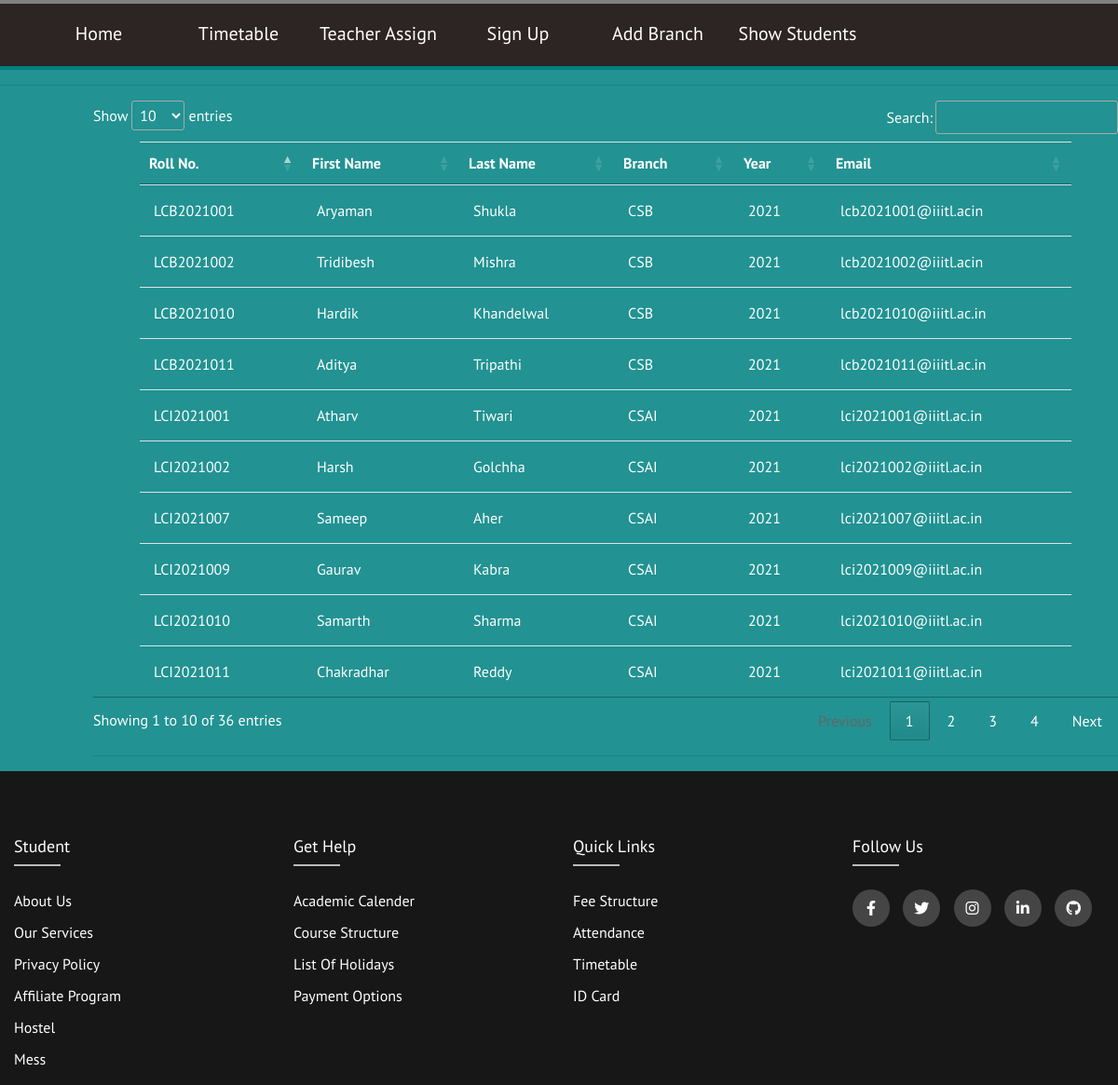
The page /admin/show_students on the database its author committed.
### app/models.py (models this page shows)
class Student(db.Model, UserMixin):
    id = db.Column(db.Integer, primary_key=True)
    email = db.Column(db.String(30), unique=True)
    rollno = db.Column(db.String(30))
    fname = db.Column(db.String(30))
    lname = db.Column(db.String(30))
    branch = db.Column(db.String(4), db.ForeignKey('branch.branch'))
    year = db.Column(db.Integer)
    password = db.Column(db.String(30))
    role = db.Column(db.String(30), default='student')

### app/admin.py (the view)
@admin.route('/admin/show_students', methods = ['POST', 'GET'])
def show_students():
    studs = Student.query.all()
    return render_template('Student_Database.html', studs = studs)

### app/templates/Student_Database.html (shortened to what this page needs)
<!DOCTYPE html>
<html lang="en">
  <head>
    <link
    rel="stylesheet"
    href="https://cdn.jsdelivr.net/npm/bootstrap@4.4.1/dist/css/bootstrap.min.css"
  />
  <link rel="stylesheet" href="/static/footer.css" />
  <link rel="stylesheet" href="/static/student_profile.css" />
  <link
    rel="stylesheet"
    href="https://cdnjs.cloudflare.com/ajax/libs/font-awesome/6.1.1/css/all.min.css"
  />
    <link
      rel="stylesheet"
      type="text/css"
      href="https://cdn.datatables.net/1.12.1/css/jquery.dataTables.css"
    />
    <link rel="stylesheet" href="/static/Student_Database.css" />
  </head>
  <body>
    <nav class="navbar-dark navbar-expand-lg navbar">
      <div class="container-fluid navb-links-container">
        <div class="collapse navbar-collapse" id="navbarSupportedContent">
          <ul class="navbar-nav me-auto mb-2 mb-lg-0">
            <li class="nav-item">
              <a href="/"><button class="styled-button">Home</button></a>
            </li>
            <li class="nav-item">
              <a href="/admin/timetable"
                ><button class="styled-button">Timetable</button></a
              >
            </li>
            <li class="nav-item">
              <a href="/admin/teacher_assign"
                ><button class="styled-button">Teacher Assign</button></a
              >
            </li>
            <li class="nav-item">
              <a href="/signup"
                ><button class="styled-button">Sign Up</button></a
              >
            </li>
            <li class="nav-item">
              <a href="/admin/branch"
                ><button class="styled-button">Add Branch</button></a
              >
            </li>
            <li class="nav-item">
              <a href="/admin/show_students"
                ><button class="styled-button">Show Students</button></a
              >
            </li>
          </ul>
        </div>
      </div>
    </nav>
    <hr />
    <div class="tbl">
      <table class="table" id="student_database">
        <thead>
          <tr>
            <th>Roll No.</th>
            <th>First Name</th>
            <th>Last Name</th>
            <th>Branch</th>
            <th>Year</th>
            <th>Email</th>
          </tr>
        </thead>
        <tbody>
          {%for i in studs%}
          <tr>
            <td>{{i.rollno}}</td>
            <td>{{i.fname}}</td>
            <td>{{i.lname}}</td>
            <td>{{i.branch}}</td>
            <td>{{i.year}}</td>
            <td>{{i.email}}</td>
          </tr>
          {%endfor%}
        </tbody>
      </table>
      <hr />
    </div>
    <div class="tst">
      <footer class="footer">
        <div class="containner">
          <div class="row">
            <div class="footer-col col-3">
              <h4>Student</h4>
              <ul>
                <li><a href="#">About Us</a></li>
                <li><a href="#">Our Services</a></li>
                <li><a href="#">Privacy Policy</a></li>
                <li><a href="#">Affiliate Program</a></li>
                <li><a href="#">Hostel</a></li>
                <li><a href="#">Mess</a></li>
              </ul>
            </div>
            <div class="footer-col col-3">
              <h4>Get Help</h4>
              <ul>
                <li><a href="#">Academic Calender</a></li>
                <li><a href="#">Course Structure</a></li>
                <li><a href="#">List of Holidays</a></li>
                <li><a href="#">Payment Options</a></li>
              </ul>
            </div>
            <div class="footer-col col-3">
              <h4>Quick Links</h4>
              <ul>
                <li><a href="#">Fee Structure</a></li>
                <li><a href="#">Attendance</a></li>
                <li><a href="#">Timetable</a></li>
                <li><a href="#">ID card</a></li>
              </ul>
            </div>
            <div class="footer-col col-3">
              <h4>Follow Us</h4>
              <div class="social-links">
                <a href="#"><i class="fab fa-facebook-f"></i></a>
                <a href="#"><i class="fab fa-twitter"></i></a>
                <a href="#"><i class="fab fa-instagram"></i></a>
                <a href="#"><i class="fab fa-linkedin-in"></i></a>
                <a href="#"><i class="fab fa-github"></i></a>
              </div>
            </div>
          </div>
        </div>
      </footer>
    </div>
  </body>
</html>

### app/static/footer.css (style rules this page uses)
* { margin: 0; padding: 0; box-sizing: border-box; }
.containner { max-width: 1170px; margin: auto; }
ul { list-style: none; }
.footer { position:block; bottom: 0px; background-color: #171717; padding-top: 70px; width: 100%; }
.footer-col h4 { font-size: 18px; color: #ffffff; text-transform: capitalize; margin-bottom: 35px; font-weight: 500; position: relative; }
.footer-col h4::before { content: ''; position: absolute; left: 0; bottom: -10px; background-color: #bbbbbb; height: 2px; box-sizing: border-box; width: 50px; }
.footer-col ul li:not(:last-child) { margin-bottom: 10px; }
.footer-col ul li a { font-size: 16px; text-transform: capitalize; color: #ffffff; text-decoration: none; font-weight: 300; display: block; transition: all 0.3s ease; }
.footer-col .social-links a { display: inline-block; height: 40px; width: 40px; background-color: rgba(255,255,255, 0.2); margin: 0 10px 10px 0 ; text-align: center; line-height: 40px; border-radius: 50%; color: #ffffff; transition: all 0.5s ease; }

### app/static/student_profile.css (style rules this page uses)
body { margin: 0; border: 0; background-color: #e3e0e0; font-family:'PT Sans', sans-serif;; font-weight: 100; height: 100vh; background-repeat: no-repeat; background-attachment: fixed; color: white; }
.navbar { z-index: 1; background-color: #2D2424; color: white; height: 75px; width: 100vw; transition: all 800ms ease; border-bottom: solid 4px teal; width: 100%; }
.navbar:after, .navbar:before { height: 4px; content: ""; transition: all 400ms ease; }
.navbar:after { position: absolute; top: 0; left: 0; background-color: gray; width: 0; }
.navbar:before { position: absolute; top: 70px; left: 0; background-color: #2D2424; width: 100%; z-index: 0; }
.navb-links-container { z-index: 1; height: 75px; color: white; font-size: larger; }
.styled-button { width: 150px; height: 40px; border: none; background: transparent; background-color: #2D2424; color: white; font-size: 20px; transition: 200ms cubic-bezier(0.075, 0.82, 0.165, 1) all; }

### app/static/Student_Database.css (style rules this page uses)
body { background-color: rgb(34, 146, 146); }
.table { padding: 0 50px; color: white; }
.tbl { margin-left: 100px; }

### rows shown on the page
Student: rollno "LCI2021001", fname "Atharv", lname "Tiwari", branch "CSAI", year "2021", email "lci2021001@iiitl.ac.in"
Student: rollno "LCB2021001", fname "Aryaman", lname "Shukla", branch "CSB", year "2021", email "lcb2021001@iiitl.acin"
Student: rollno "LCI2021002", fname "Harsh", lname "Golchha", branch "CSAI", year "2021", email "lci2021002@iiitl.ac.in"
Student: rollno "LCI2021007", fname "Sameep", lname "Aher", branch "CSAI", year "2021", email "lci2021007@iiitl.ac.in"
Student: rollno "LCI2021010", fname "Samarth", lname "Sharma", branch "CSAI", year "2021", email "lci2021010@iiitl.ac.in"
Student: rollno "LCI2021011", fname "Chakradhar", lname "Reddy", branch "CSAI", year "2021", email "lci2021011@iiitl.ac.in"
Student: rollno "LCB2021002", fname "Tridibesh", lname "Mishra", branch "CSB", year "2021", email "lcb2021002@iiitl.acin"
Student: rollno "LCB2021010", fname "Hardik", lname "Khandelwal", branch "CSB", year "2021", email "lcb2021010@iiitl.ac.in"
Student: rollno "LCB2021011", fname "Aditya", lname "Tripathi", branch "CSB", year "2021", email "lcb2021011@iiitl.ac.in"
Student: rollno "LCI2021009", fname "Gaurav", lname "Kabra", branch "CSAI", year "2021", email "lci2021009@iiitl.ac.in"
